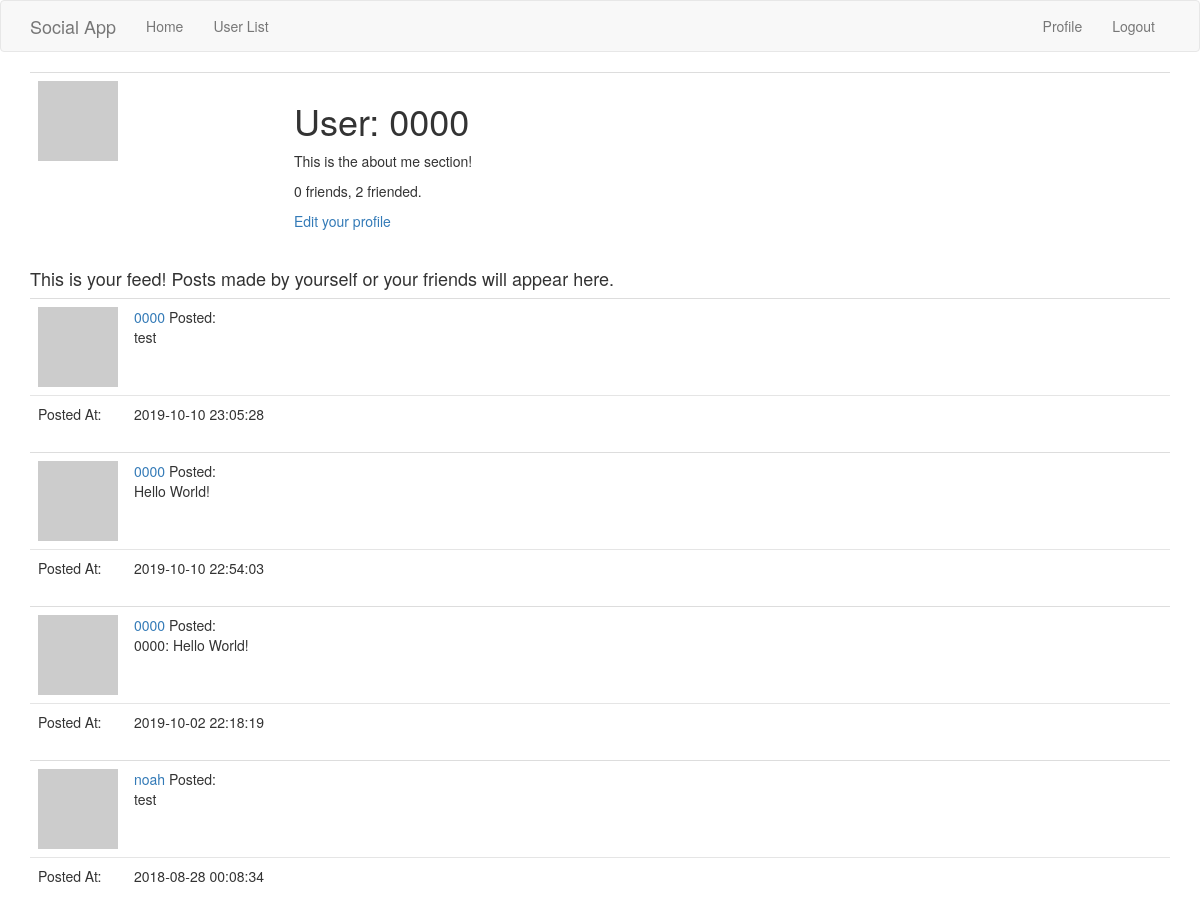
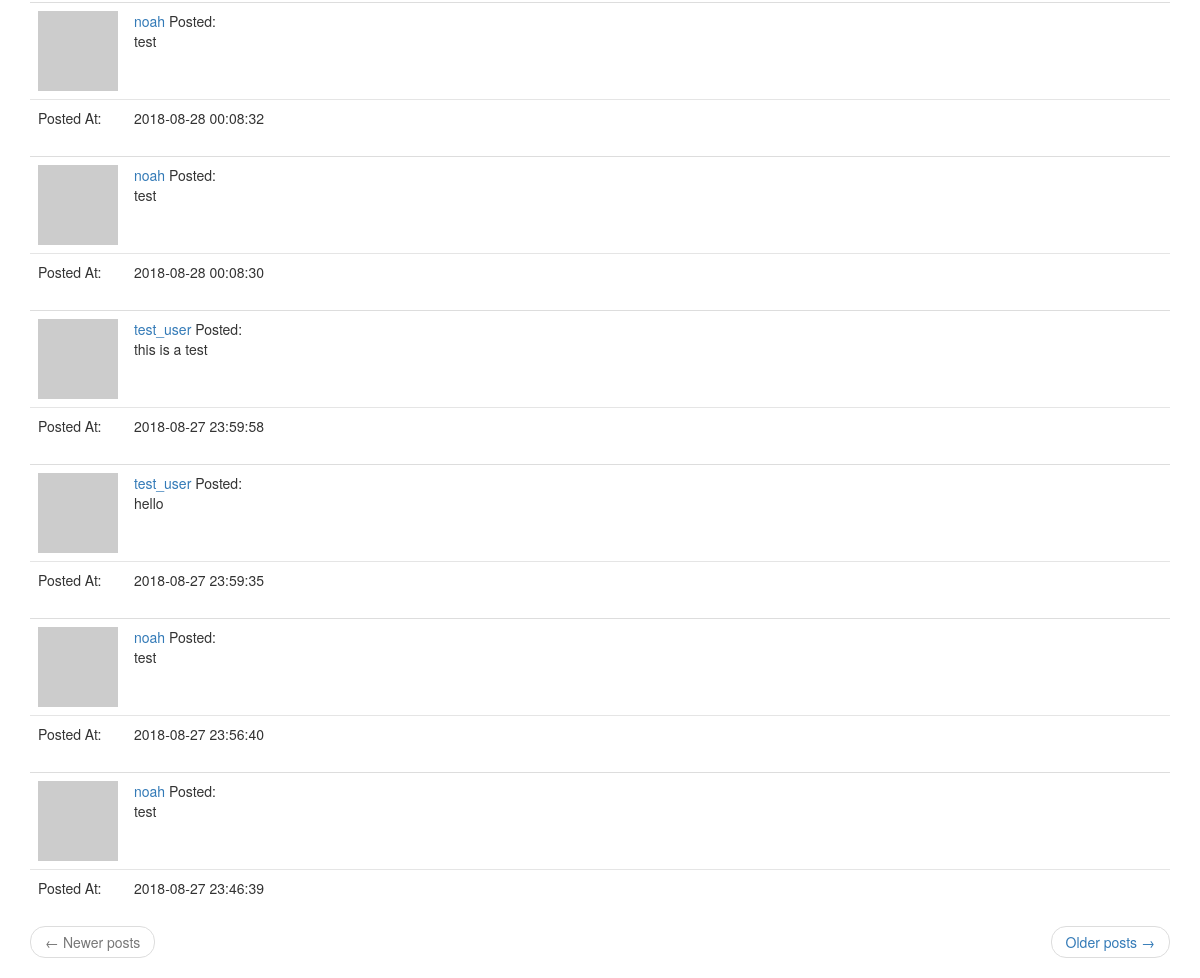
Page /user/0000 (signed in) on the committed database (2 pictures, top to bottom).
### app/models.py (models this page shows, shortened)
class User(UserMixin, db.Model):
    id = db.Column(db.Integer, primary_key=True)
    username = db.Column(db.String(64), index=True, unique=True)
    about_me = db.Column(db.String(140))
    password_hash = db.Column(db.String(128))
    posts = db.relationship('Post', backref='author', lazy='dynamic')
    friends_list = db.relationship(
        'User', secondary=friends,
        primaryjoin=(friends.c.friend_id == id),
        secondaryjoin=(friends.c.friended_id == id),
        backref=db.backref('friends', lazy='dynamic'), lazy='dynamic')
    def avatar(self, size):
        digest = md5(self.username.lower().encode('utf-8')).hexdigest()
        return 'https://www.gravatar.com/avatar/{}?d=identicon&s={}'.format(
            digest, size)
    def friend_posts(self):
        friends_list = Post.query.join(
            friends, (friends.c.friended_id == Post.author_id)).filter(
            friends.c.friend_id == self.id)
        own = Post.query.filter_by(author_id=self.id)
        return friends_list.union(own).order_by(Post.timestamp.desc())
    @login.user_loader
    def load_user(id):
        return User.query.get(int(id))

class Post(db.Model):
    id = db.Column(db.Integer, primary_key=True)
    title = db.Column(db.String(120), index=False, unique=False)
    body = db.Column(db.Text, index=False, unique=False)
    subject_name = db.Column(db.String(120), index=False, unique=False)
    timestamp = db.Column(db.DateTime, index=True, default=datetime.utcnow)
    author_id = db.Column(db.Integer, db.ForeignKey('user.id'))
    edits = db.relationship('PostEdit', backref='edits', lazy='dynamic')
    def get_timestamp(self):
        return self.timestamp.strftime("%Y-%m-%d %H:%M:%S")

### app/routes.py (the view)
@app.route('/user/<username>')
@login_required
def user(username):
    user = User.query.filter_by(username=username).first_or_404()
    page = request.args.get('page', 1, type=int)
    posts = user.friend_posts().paginate(
        page, app.config['POSTS_PER_PAGE'], False)
    next_url = url_for('user', username=user.username, page=posts.next_num) \
        if posts.has_next else None
    prev_url = url_for('user', username=user.username, page=posts.prev_num) \
        if posts.has_prev else None
    return render_template('user.html', user=user,
                           posts=posts.items, next_url=next_url,
                           prev_url=prev_url)

### app/routes.py (called while the page is built)
@app.before_request
def before_request():
    if current_user.is_authenticated:
        current_user.last_seen = datetime.utcnow()
        db.session.commit()

### app/templates/user.html
{% extends "base.html" %}
{% block app_content %}
    <table class="table table-hover">
        <tr>
            <td width="256px"><img src="{{ user.avatar(256) }}"></td>
            <td>
                <h1>User: {{ user.username }}</h1>
                {% if user.about_me %}<p>{{ user.about_me }}</p>{% endif %}
                <p>{{ user.friends.count() }} friends, {{ user.friends_list.count() }} friended.</p>
                {% if user == current_user %}
                <p><a href="{{ url_for('edit_profile') }}">Edit your profile</a></p>
                {% elif not current_user.is_friend(user) %}
                <p><a href="{{ url_for('friend', username=user.username) }}">Friend</a></p>
                {% else %}
                <p><a href="{{ url_for('unfriend', username=user.username) }}">Unfriend</a></p>
                {% endif %}
            </td>
        </tr>
    </table>
    <h4>This is your feed! Posts made by yourself or your friends will appear here.</h4>
    {% for post in posts %}
        {% include '_post.html' %}
    {% endfor %}
    <nav aria-label="...">
        <ul class="pager">
            <li class="previous{% if not prev_url %} disabled{% endif %}">
                <a href="{{ prev_url or '#' }}">
                    <span aria-hidden="true">&larr;</span> Newer posts
                </a>
            </li>
            <li class="next{% if not next_url %} disabled{% endif %}">
                <a href="{{ next_url or '#' }}">
                    Older posts <span aria-hidden="true">&rarr;</span>
                </a>
            </li>
        </ul>
    </nav>
{% endblock %}

### app/templates/_post.html
 <table class="table table-hover">
        <tr>
            <td width="70px">
                <a href="{{ url_for('user', username=post.author.username) }}">
                    <img src="{{ post.author.avatar(70) }}" />
                </a>
            </td>
            <td>
                <a href="{{ url_for('user', username=post.author.username) }}">
                    {{ post.author.username }}
                </a>
                Posted:
                <br>
                {{ post.body }}
            </td>
        </tr>
        <tr>
            <td style="border-top: 1px solid #e5e5e5;">
                Posted At:
            </td>
            <td style="border-top: 1px solid #e5e5e5;">
                {{ post.get_timestamp() }}
            </td>
        </tr>
    </table>

### rows in the picture
User: username "0000", about_me "This is the about me section!"
Post: author.username "0000", body "test", get_timestamp "2019-10-10 23:05:28"
Post: author.username "0000", body "Hello World!", get_timestamp "2019-10-10 22:54:03"
Post: author.username "0000", body "0000: Hello World!", get_timestamp "2019-10-02 22:18:19"
Post: author.username "noah", body "test", get_timestamp "2018-08-28 00:08:34"
Post: author.username "noah", body "test", get_timestamp "2018-08-28 00:08:32"
Post: author.username "noah", body "test", get_timestamp "2018-08-28 00:08:30"
Post: author.username "test_user", body "this is a test", get_timestamp "2018-08-27 23:59:58"
Post: author.username "test_user", body "hello", get_timestamp "2018-08-27 23:59:35"
Post: author.username "noah", body "test", get_timestamp "2018-08-27 23:56:40"
Post: author.username "noah", body "test", get_timestamp "2018-08-27 23:46:39"

### other values in the picture
{{ user.friends.count() }} "0"
{{ user.friends_list.count() }} "2"
